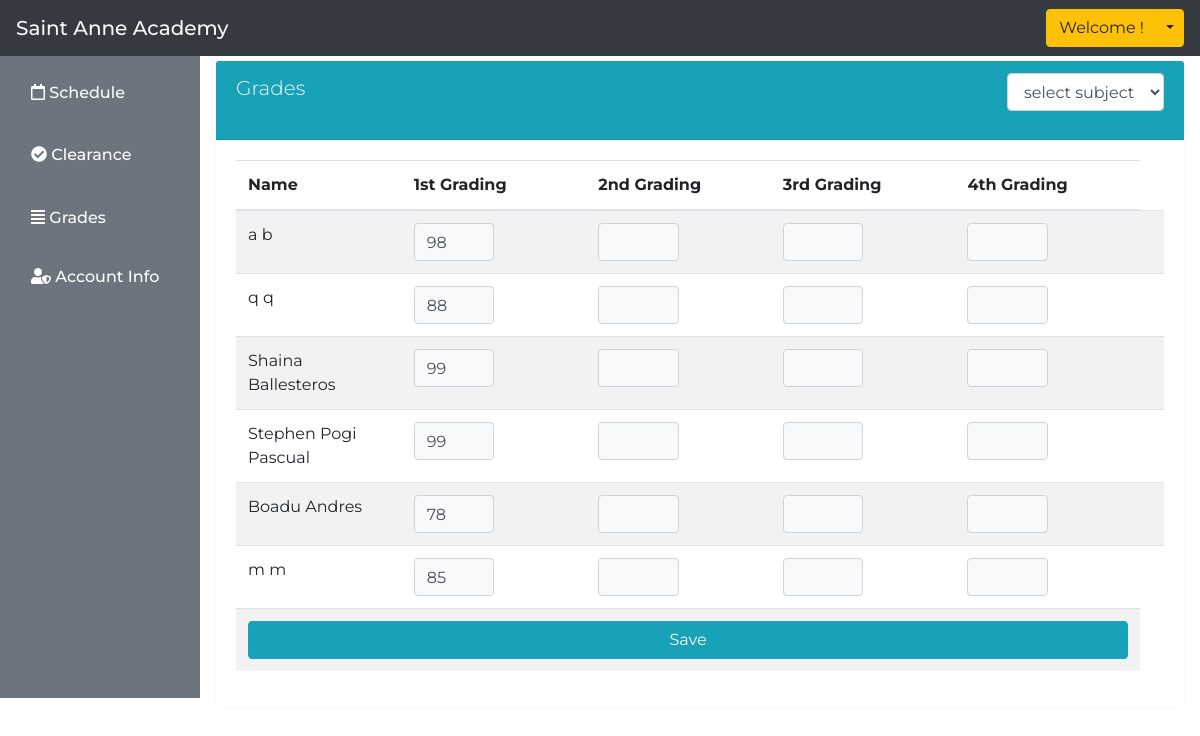
The app's page /faculty/faculty_grades.php?id=15 with its own data.
### tables this page shows
CREATE TABLE `grade` (
  `grade_id` int(11) NOT NULL,
  `faculty_id` varchar(255) NOT NULL,
  `subject_id` varchar(255) NOT NULL,
  `student_id` varchar(255) NOT NULL,
  `first_grading` varchar(255) NOT NULL,
  `first_grading_lock` int(11) NOT NULL,
  `second_grading` varchar(255) NOT NULL,
  `second_grading_lock` int(11) NOT NULL,
  `third_grading` varchar(255) NOT NULL,
  `third_grading_lock` int(11) NOT NULL,
  `fourth_grading` varchar(255) NOT NULL,
  `fourth_grading_lock` int(11) NOT NULL,
  `lock` enum('0','1') NOT NULL
);

CREATE TABLE `student` (
  `student_id` int(11) NOT NULL,
  `lrn` varchar(255) NOT NULL,
  `grade_level_id` varchar(255) NOT NULL,
  `section` varchar(255) NOT NULL,
  `school_year` varchar(255) NOT NULL,
  `family_name` text NOT NULL,
  `first_name` text NOT NULL,
  `middle_name` text NOT NULL,
  `bday` date NOT NULL,
  `gender` text NOT NULL,
  `address` varchar(255) NOT NULL,
  `status` text NOT NULL,
  `mother_tounge` text NOT NULL,
  `religion` text NOT NULL,
  `ethnicity` text NOT NULL,
  `dialect` text NOT NULL,
  `other_details` text NOT NULL,
  `school_id_number` varchar(255) NOT NULL,
  `school_name` text NOT NULL,
  `adviser_name` text NOT NULL,
  `father_name` text NOT NULL,
  `mother_name` text NOT NULL,
  `guardian_name` text NOT NULL,
  `mobile_number` varchar(20) NOT NULL
);

### faculty/faculty_grades.php (the view, shortened to what this page needs)
<?php require 'layouts/faculty_header.php'; ?>
<div class="float-right col-10" style="margin-top: 5%;">
    <div class="card border-light mb-3" style="max-width: 100%;">
        <div class="card-header bg-info text-light">
            <div class="row">
                <div class="col-6 lead">Grades</div>
                <div class="col-6">
                    <form id="myForm" method="post">
                        <div class="form-group float-right">
                            <select class="form-control" id="selected_subject" name="select_subject" onchange="window.location='faculty_grades.php?id='+this.value+'&pos='+this.selectedIndex;">
                                <option value="ALL">select subject</option>
                                <?php
                                    $con = mysqli_connect("localhost", "root", "", "enrollment");
                                ?>
                            </select>
                            <?php
                                $vince = '';
                                if(isset($_GET['id'])){
                                    $id = $_GET['id'];
                                    $vince = $id;
                            ?>
                            <?php } ?>
                        </div>
                    </form>
                </div>
            </div>
        </div>
        <div class="card-body">
            <?php
                if($vince >= 1) {
                    $disp_stud = mysqli_query($con, "select grade.first_grading, grade.first_grading_lock, grade.second_grading, grade.second_grading_lock, grade.third_grading, grade.third_grading_lock, grade.fourth_grading, grade.fourth_grading_lock, grade.lock, grade.student_id, student.lrn, student.family_name, student.first_name, student.grade_level_id, subject.subject_id, subject.grade_level from grade inner join student on student.lrn = grade.student_id inner join subject on subject.grade_level = student.grade_level_id where subject.subject_id = '$vince'");
                    $a = 0;
            ?>
                <form action="lock_grades.php" method="post">
                    <table class="table table-striped">
                        <thead>
                            <tr>
                                <th scope="col">Name</th>
                                <th scope="col">1st Grading</th>
                                <th scope="col">2nd Grading</th>
                                <th scope="col">3rd Grading</th>
                                <th scope="col">4th Grading</th>
                            </tr>
                        </thead>
                        <tbody>
                            <?php
                                while($row = mysqli_fetch_array($disp_stud)) {
                                    $a += $_SESSION['idx'];
                            ?>
                            <tr>
                                <td><?php echo $row['first_name']; ?> <?php echo $row['family_name']; ?></td>
                                <td>
                                    <?php
                                        if($row['first_grading_lock'] === '0') {
                                    ?>
                                        <div class="col-auto" style="width: 80%;">
                                            <label class="sr-only" for="inlineFormInputGroup">1st</label>
                                            <div class="input-group mb-2">
                                                <div class="input-group-prepend">
                                                <div class="input-group-text">1st</div>
                                                </div>
                                                <input type="number" name="first_grading<?php echo $a;?>" class="form-control" id="inlineFormInputGroup" value="<?php echo $row['first_grading'] ?>">
                                            </div>
                                        </div>
                                    <?php
                                        }
                                        else if($row['first_grading_lock'] === '1'){
                                    ?>
                                        <input class="form-control w-50 bg-light" type="text" value="<?php echo $row['first_grading'] ?>" name="first_grading<?php echo $a;?>" readonly>
                                    <?php
                                        }
                                    ?>
                                </td>
                                <td>
                                    <?php
                                        if($row['second_grading_lock'] === '0') {
                                    ?>
                                        <div class="col-auto" style="width: 80%;">
                                            <label class="sr-only" for="inlineFormInputGroup">2nd</label>
                                            <div class="input-group mb-2">
                                                <div class="input-group-prepend">
                                                <div class="input-group-text">2nd</div>
                                                </div>
                                                <input type="number" name="second_grading<?php echo $a;?>" class="form-control" id="inlineFormInputGroup" value="<?php echo $row['second_grading'] ?>">
                                            </div>
                                        </div>
                                    <?php
                                        }
                                        else if($row['second_grading_lock'] === '1'){
                                    ?>
                                        <input class="form-control w-50 bg-light" type="text" value="<?php echo $row['second_grading'] ?>" name="second_grading<?php echo $a;?>" readonly>
                                    <?php
                                        }
                                    ?>
                                </td>
                                <td>
                                    <?php
                                        if($row['third_grading_lock'] === '0') {
                                    ?>
                                        <div class="col-auto" style="width: 80%;">
                                            <label class="sr-only" for="inlineFormInputGroup">3rd</label>
                                            <div class="input-group mb-2">
                                                <div class="input-group-prepend">
                                                <div class="input-group-text">3rd</div>
                                                </div>
                                                <input type="number" name="third_grading<?php echo $a;?>" class="form-control" id="inlineFormInputGroup" value="<?php echo $row['third_grading'] ?>">
                                            </div>
                                        </div>
                                    <?php
                                        }
                                        else if($row['third_grading_lock'] === '1'){
                                    ?>
                                        <input class="form-control w-50 bg-light" type="text" value="<?php echo $row['third_grading'] ?>" name="third_grading<?php echo $a;?>" readonly>
                                    <?php
                                        }
                                    ?>
                                </td>
                                <td>
                                    <?php
                                        if($row['fourth_grading_lock'] === '0') {
                                    ?>
                                        <div class="col-auto" style="width: 80%;">
                                            <label class="sr-only" for="inlineFormInputGroup">4th</label>
                                            <div class="input-group mb-2">
                                                <div class="input-group-prepend">
                                                <div class="input-group-text">4th</div>
                                                </div>
                                                <input type="number" name="fourth_grading<?php echo $a;?>" class="form-control" id="inlineFormInputGroup" value="<?php echo $row['fourth_grading'] ?>">
                                            </div>
                                        </div>
                                    <?php
                                        }
                                        else if($row['fourth_grading_lock'] === '1'){
                                    ?>
                                        <input class="form-control w-50 bg-light" type="text" value="<?php echo $row['fourth_grading'] ?>" name="fourth_grading<?php echo $a;?>" readonly>
                                    <?php
                                        }
                                    ?>
                                </td>
                                <td>
                                </td>
                            <?php
                                }
                            ?>
                            </tr>
                            <tr>
                                <td colspan="5">
                                    <button name="add_grade" type="submit" class="btn btn-info w-100 float-right">Save</button>
                                </td>
                            </tr>
                        </tbody>
                    </table>
                </form>
            <?php
                }
                else {
                    if($vince < 1) {
                        $message = 'Please choose a subject';
                    }
                }
            ?>
        </div>
    </div>
</div>
<?php require 'layouts/faculty_footer.php'; ?>

### faculty/layouts/faculty_header.php (style rules this page uses)
body { font-family: Montserrat; }

### records on screen
grade: student.first_name "a", student.family_name "b", first_grading "98"
grade: student.first_name "q", student.family_name "q", first_grading "88"
grade: student.first_name "Shaina", student.family_name "Ballesteros", first_grading "99"
grade: student.first_name "Stephen Pogi", student.family_name "Pascual", first_grading "99"
grade: student.first_name "Boadu", student.family_name "Andres", first_grading "78"
grade: student.first_name "m", student.family_name "m", first_grading "85"
